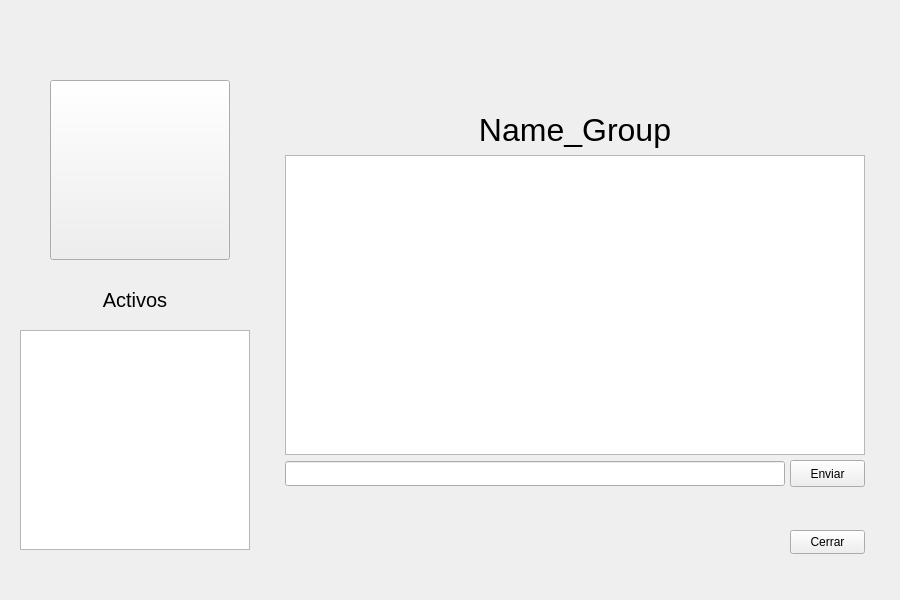
<?xml version="1.0" encoding="UTF-8"?>
<ui version="4.0">
 <class>Grupo</class>
 <widget class="QWidget" name="Grupo">
  <property name="geometry">
   <rect>
    <x>0</x>
    <y>0</y>
    <width>900</width>
    <height>600</height>
   </rect>
  </property>
  <property name="minimumSize">
   <size>
    <width>900</width>
    <height>600</height>
   </size>
  </property>
  <property name="maximumSize">
   <size>
    <width>900</width>
    <height>600</height>
   </size>
  </property>
  <property name="windowTitle">
   <string>Form</string>
  </property>
  <widget class="QPlainTextEdit" name="msgView">
   <property name="geometry">
    <rect>
     <x>285</x>
     <y>155</y>
     <width>580</width>
     <height>300</height>
    </rect>
   </property>
   <property name="minimumSize">
    <size>
     <width>580</width>
     <height>300</height>
    </size>
   </property>
   <property name="maximumSize">
    <size>
     <width>580</width>
     <height>300</height>
    </size>
   </property>
   <property name="readOnly">
    <bool>true</bool>
   </property>
  </widget>
  <widget class="QLineEdit" name="msgWrite">
   <property name="geometry">
    <rect>
     <x>285</x>
     <y>461</y>
     <width>500</width>
     <height>25</height>
    </rect>
   </property>
   <property name="minimumSize">
    <size>
     <width>500</width>
     <height>25</height>
    </size>
   </property>
   <property name="maximumSize">
    <size>
     <width>580</width>
     <height>400</height>
    </size>
   </property>
  </widget>
  <widget class="QPushButton" name="msgSend">
   <property name="geometry">
    <rect>
     <x>790</x>
     <y>460</y>
     <width>75</width>
     <height>27</height>
    </rect>
   </property>
   <property name="minimumSize">
    <size>
     <width>75</width>
     <height>27</height>
    </size>
   </property>
   <property name="maximumSize">
    <size>
     <width>580</width>
     <height>400</height>
    </size>
   </property>
   <property name="text">
    <string>Enviar</string>
   </property>
  </widget>
  <widget class="QPushButton" name="btn_profilePicture">
   <property name="geometry">
    <rect>
     <x>50</x>
     <y>80</y>
     <width>180</width>
     <height>180</height>
    </rect>
   </property>
   <property name="minimumSize">
    <size>
     <width>180</width>
     <height>180</height>
    </size>
   </property>
   <property name="maximumSize">
    <size>
     <width>180</width>
     <height>180</height>
    </size>
   </property>
   <property name="text">
    <string/>
   </property>
   <property name="icon">
    <iconset>
     <normaloff>../Practica 7/Icons/Icon_Fish.jpg</normaloff>../Practica 7/Icons/Icon_Fish.jpg</iconset>
   </property>
   <property name="iconSize">
    <size>
     <width>165</width>
     <height>165</height>
    </size>
   </property>
  </widget>
  <widget class="QListWidget" name="peopleList">
   <property name="geometry">
    <rect>
     <x>20</x>
     <y>330</y>
     <width>230</width>
     <height>220</height>
    </rect>
   </property>
   <property name="font">
    <font>
     <pointsize>12</pointsize>
    </font>
   </property>
  </widget>
  <widget class="QLabel" name="groupName">
   <property name="geometry">
    <rect>
     <x>285</x>
     <y>110</y>
     <width>580</width>
     <height>40</height>
    </rect>
   </property>
   <property name="minimumSize">
    <size>
     <width>370</width>
     <height>40</height>
    </size>
   </property>
   <property name="maximumSize">
    <size>
     <width>580</width>
     <height>40</height>
    </size>
   </property>
   <property name="font">
    <font>
     <pointsize>24</pointsize>
    </font>
   </property>
   <property name="text">
    <string>Name_Group</string>
   </property>
   <property name="alignment">
    <set>Qt::AlignCenter</set>
   </property>
  </widget>
  <widget class="QLabel" name="usersName">
   <property name="geometry">
    <rect>
     <x>20</x>
     <y>280</y>
     <width>230</width>
     <height>40</height>
    </rect>
   </property>
   <property name="minimumSize">
    <size>
     <width>50</width>
     <height>40</height>
    </size>
   </property>
   <property name="maximumSize">
    <size>
     <width>580</width>
     <height>40</height>
    </size>
   </property>
   <property name="font">
    <font>
     <pointsize>15</pointsize>
    </font>
   </property>
   <property name="text">
    <string>Activos</string>
   </property>
   <property name="alignment">
    <set>Qt::AlignCenter</set>
   </property>
  </widget>
  <widget class="QPushButton" name="btn_Close">
   <property name="geometry">
    <rect>
     <x>790</x>
     <y>530</y>
     <width>75</width>
     <height>24</height>
    </rect>
   </property>
   <property name="text">
    <string>Cerrar</string>
   </property>
  </widget>
 </widget>
 <resources/>
 <connections/>
</ui>
